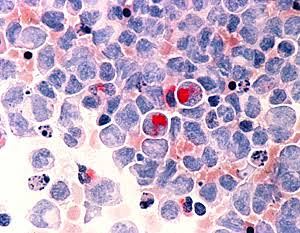
#> input picture img/cancer.jpg, 300 x 233 px
$ jupyter execute 06_solarizacion.ipynb
#> lines starting #> are read from the running program, lines starting #| are printed output that depends on the picture
[cell 1]
import cv2
import numpy as np
import matplotlib.pyplot as plt


def solarizar (imagen, umbral):
    imgSolarizada = np.where(imagen < umbral, imagen, 255 - imagen)
    return imgSolarizada

def posterizar(imagen, nivel):
    f_nvl = 255/ nivel
    img_poster = np.round(imagen/f_nvl) * f_nvl
    return img_poster.astype(np.uint8)

imagenRecibida = cv2.imread('..//img/cancer.jpg')
#> imagenRecibida is the input picture: shape (233, 300, 3); mean B, G, R 200.6, 172.1, 193
img_gris = cv2.cvtColor(imagenRecibida, cv2.COLOR_BGR2GRAY)
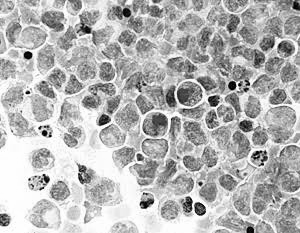
#> img_gris: shape (233, 300); min 2, max 255, mean 181.6
img_original = cv2.cvtColor(imagenRecibida, cv2.COLOR_BGR2RGB)
umbral = 100
nivel = 4

img_sol = solarizar(img_gris, umbral)
#> in solarizar, `imgSolarizada = np.where(imagen < umbral, imagen, 255 - imagen)`:
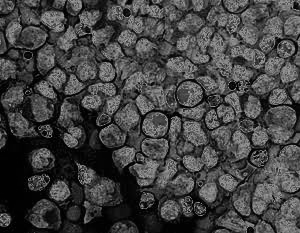
#> imgSolarizada: shape (233, 300); min 0, max 155, mean 66.2
img_post = posterizar(img_gris, nivel)
#> in posterizar, `img_poster = np.round(imagen/f_nvl) * f_nvl`:
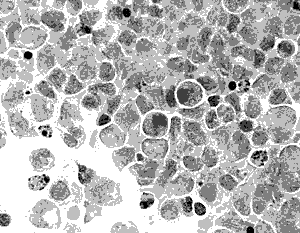
#> img_poster: shape (233, 300) float64; min 0, max 255, mean 182.9

plt.figure(figsize=(15, 7))

plt.subplot(1, 3, 1)
plt.imshow(img_original, cmap='gray')
plt.title('Original')
plt.axis('off')

plt.subplot(1, 3, 2)
plt.imshow(img_sol, cmap='gray')
plt.title('Solarizado')
plt.axis('off')

plt.subplot(1, 3, 3)
plt.imshow(img_post, cmap='gray')
plt.title('Posterizado')
plt.axis('off')
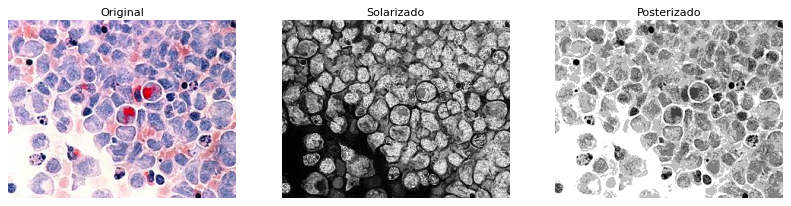
#> figure drawn by matplotlib, 3 panels

[cell 2]
import cv2
import numpy as np
import matplotlib.pyplot as plt

plt.rcParams['figure.figsize'] = [10,5]
tamanio_img = 100

#imagen negra cuando en todo ponga 255
R = np.ones((tamanio_img, tamanio_img)) * 255
G = np.ones((tamanio_img, tamanio_img)) * 0
B = np.ones((tamanio_img, tamanio_img)) * 0

imagen = np.dstack((R,G,B))
imagen = np.array(imagen, dtype=int)

plt.figure(figsize=(15, 7))
plt.imshow(imagen, cmap='gray')
plt.title('Rojo')
plt.axis('off')
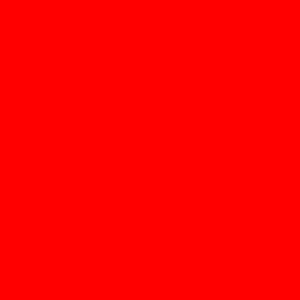
#> shown: shape (100, 100, 3) (shown 3 times larger); mean R, G, B 255, 0, 0

[cell 3]
import cv2
import matplotlib.pyplot as plt

img = cv2.imread('..//img/cancer.jpg', cv2.IMREAD_GRAYSCALE)
#> img: shape (233, 300); min 0, max 255, mean 181.9
img_original = cv2.cvtColor(imagenRecibida, cv2.COLOR_BGR2RGB)
negativo = 255 - img
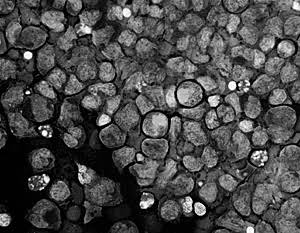
#> negativo: shape (233, 300); min 0, max 255, mean 73.1

plt.figure(figsize=(15, 7))

plt.subplot(1, 2, 1)
plt.imshow(img_original, cmap='gray')
plt.title('Original')
plt.axis('off')

plt.subplot(1, 2, 2)
plt.imshow(negativo, cmap='gray')
plt.title('Negativo')
plt.axis('off')

[cell 4]
import cv2
import matplotlib.pyplot as plt

img = cv2.imread('..//img/cancer.jpg', cv2.IMREAD_GRAYSCALE)
img_original = cv2.cvtColor(imagenRecibida, cv2.COLOR_BGR2RGB)
negativo = 255 - img_original
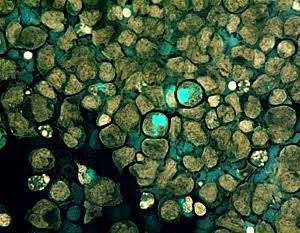
#> negativo: shape (233, 300, 3); mean R, G, B 62, 82.9, 54.4

plt.figure(figsize=(15, 7))

plt.subplot(1, 2, 1)
plt.imshow(img_original, cmap='gray')
plt.title('Original')
plt.axis('off')

plt.subplot(1, 2, 2)
plt.imshow(negativo, cmap='gray')
plt.title('Negativo')
plt.axis('off')

$ run again, with img/3333.jpg copied over img/cancer.jpg
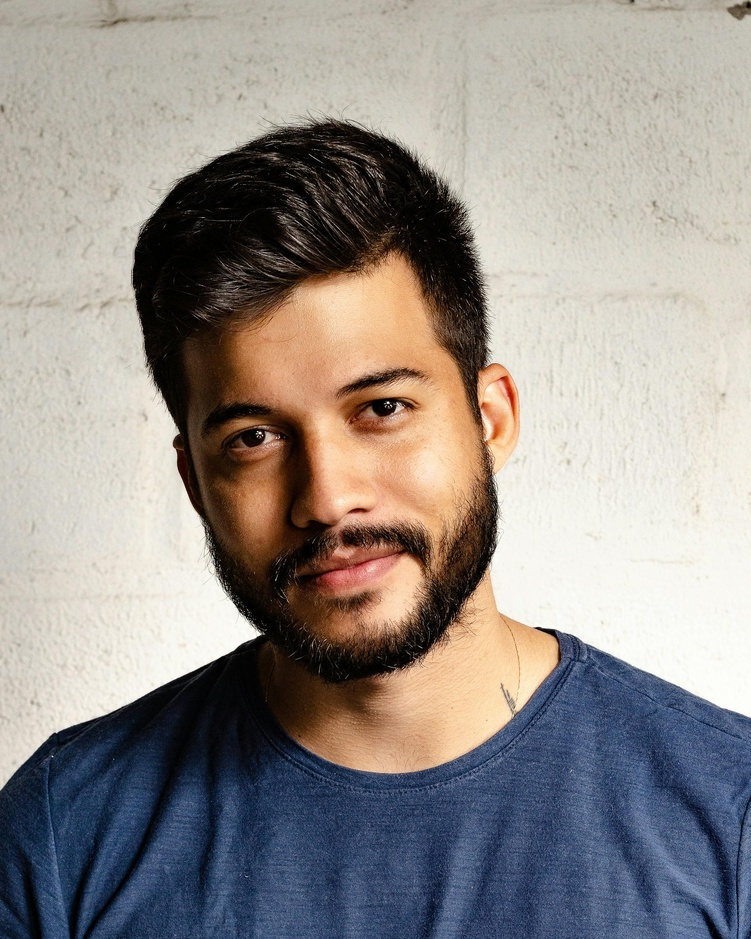
#> input picture img/3333.jpg, 751 x 939 px, shrunk from 2400 x 3000 before the run
#> imagenRecibida is the input picture: shape (939, 751, 3); mean B, G, R 138.1, 142.4, 148.4
#> in posterizar, `img_poster = np.round(imagen/f_nvl) * f_nvl`:
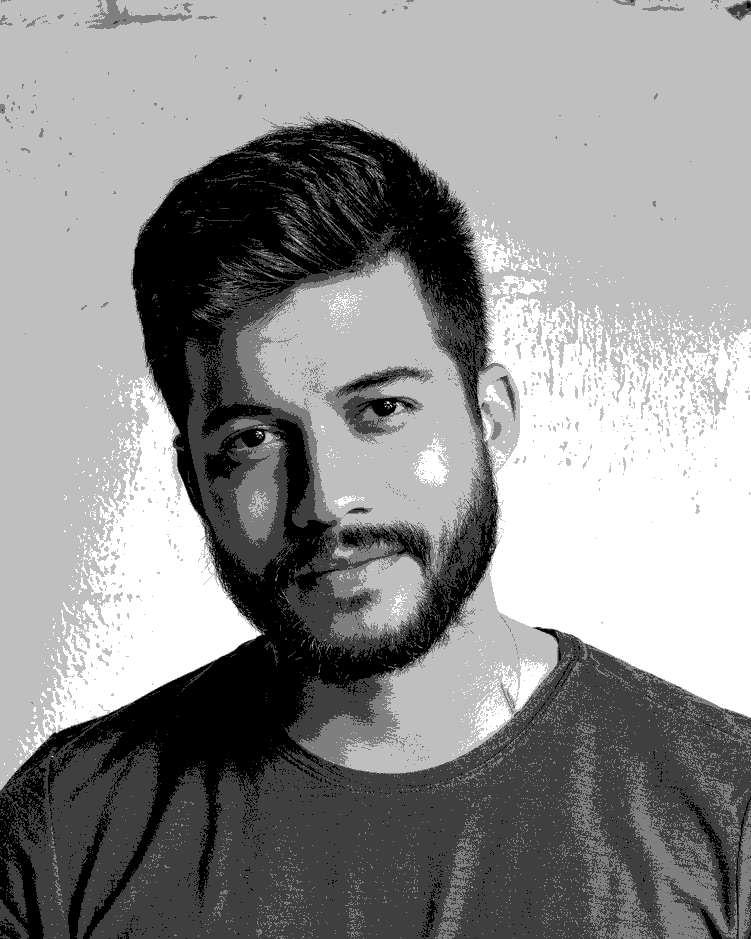
#> img_poster: shape (939, 751) float64; min 0, max 255, mean 143
#> `negativo = 255 - img_original`:
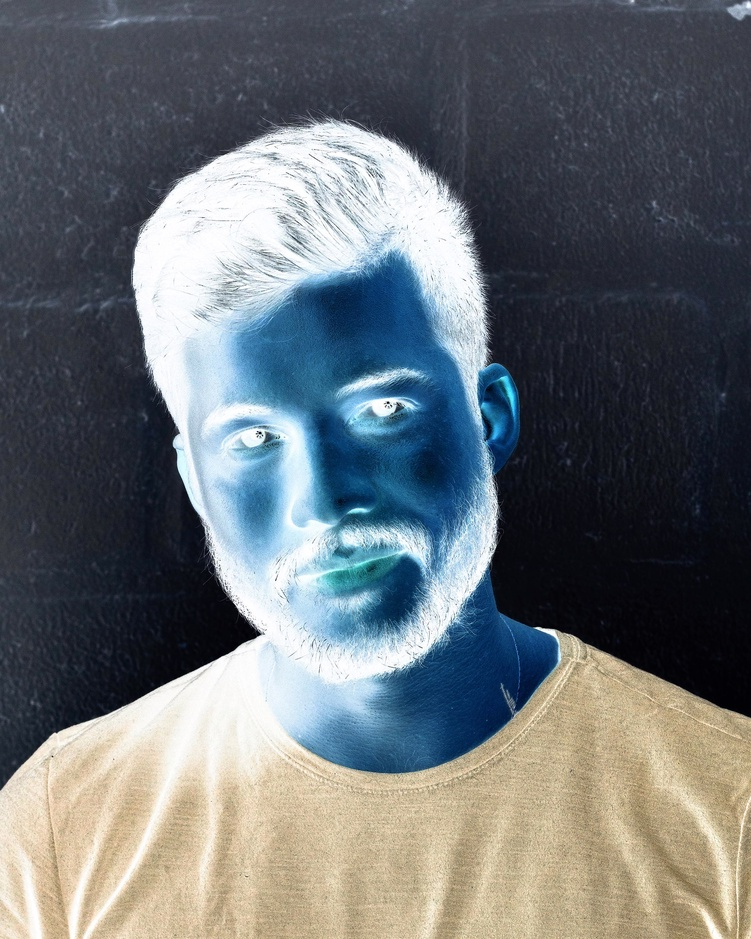
#> negativo: shape (939, 751, 3); mean R, G, B 106.6, 112.6, 116.9

$ run again, with img/ImagenOriginalGris.jpg copied over img/cancer.jpg
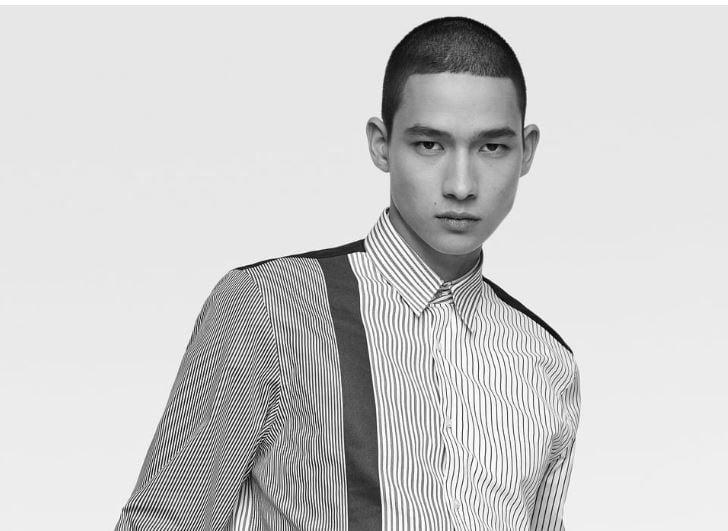
#> input picture img/ImagenOriginalGris.jpg, 728 x 531 px
#> imagenRecibida is the input picture: shape (531, 728, 3); min 0, max 255, mean 205.3
#> in posterizar, `img_poster = np.round(imagen/f_nvl) * f_nvl`:
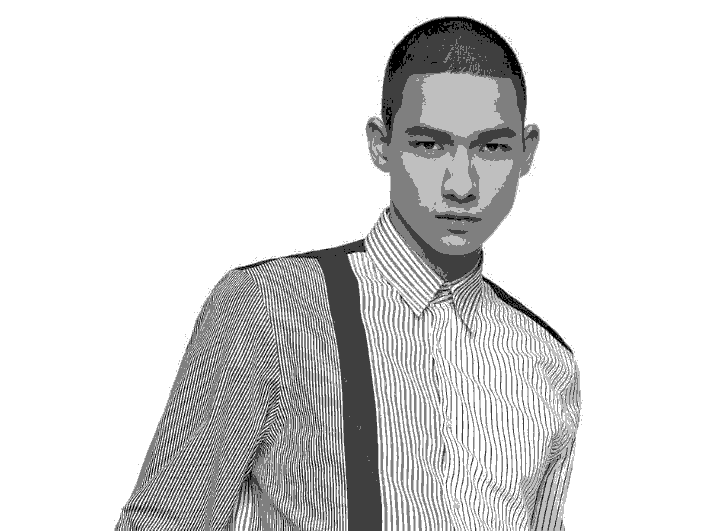
#> img_poster: shape (531, 728) float64; min 0, max 255, mean 219.3
#> `negativo = 255 - img`:
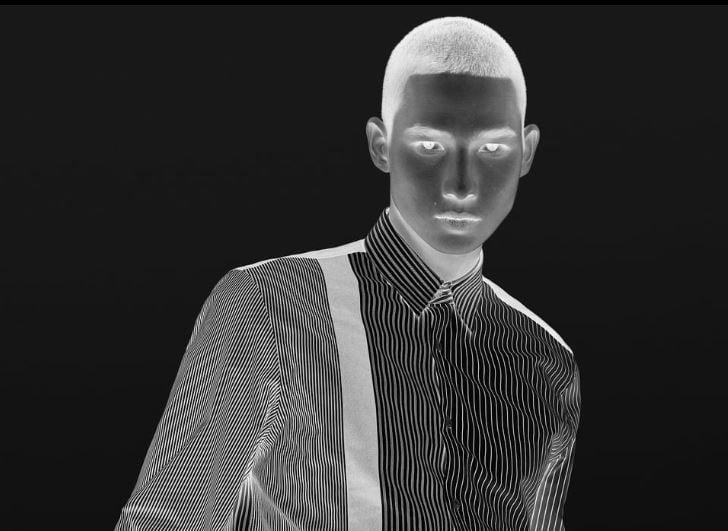
#> negativo: shape (531, 728); min 0, max 255, mean 49.7
